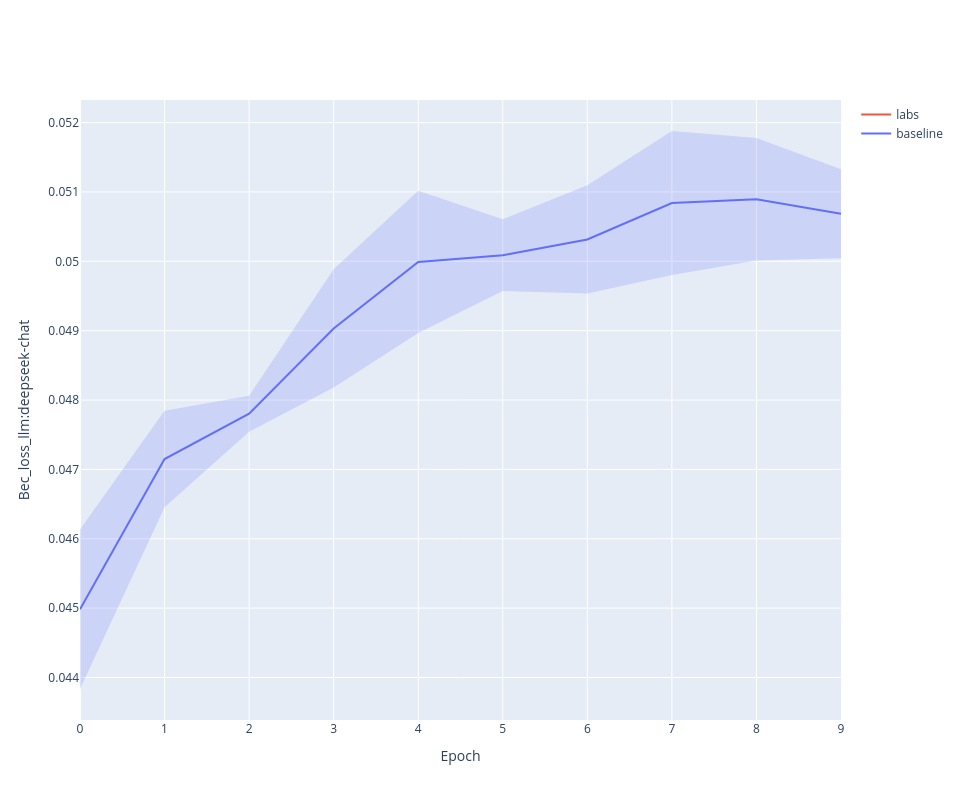

The notebook cell this image was saved under:
### Code cell
fig = line_plot(aggregated_history, 'bec_loss_llm:deepseek-chat')

### Figure 1 — Plotly figure (JSON) as saved in the notebook; plotly's stock layout.template omitted (floating-point values rounded to 4 significant figures)
{"data": [{"line": {"color": "#636EFA"}, "mode": "lines", "name": "baseline", "type": "scatter", "x": [0, 1, 2, 3, 4, 5, 6, 7, 8, 9], "y": [0.04498, 0.04715, 0.0478, 0.04903, 0.04999, 0.05009, 0.05032, 0.05084, 0.05089, 0.05069]}, {"line": {"width": 0}, "marker": {"color": "#444"}, "mode": "lines", "showlegend": false, "type": "scatter", "x": [0, 1, 2, 3, 4, 5, 6, 7, 8, 9], "y": [0.04613, 0.04785, 0.04806, 0.04989, 0.05102, 0.05061, 0.0511, 0.05188, 0.05178, 0.05133]}, {"fill": "tonexty", "fillcolor": "rgba(99, 110, 250,0.2)", "line": {"width": 0}, "marker": {"color": "#444"}, "mode": "lines", "showlegend": false, "type": "scatter", "x": [0, 1, 2, 3, 4, 5, 6, 7, 8, 9], "y": [0.04383, 0.04645, 0.04754, 0.04818, 0.04897, 0.04957, 0.04954, 0.0498, 0.05001, 0.05005]}, {"line": {"color": "#EF553B"}, "mode": "lines", "name": "labs", "type": "scatter", "x": [0, 1, 2, 3, 4, 5, 6, 7, 8, 9], "y": [NaN, NaN, NaN, NaN, NaN, NaN, NaN, NaN, NaN, NaN]}, {"line": {"width": 0}, "marker": {"color": "#444"}, "mode": "lines", "showlegend": false, "type": "scatter", "x": [0, 1, 2, 3, 4, 5, 6, 7, 8, 9], "y": [NaN, NaN, NaN, NaN, NaN, NaN, NaN, NaN, NaN, NaN]}, {"fill": "tonexty", "fillcolor": "rgba(239, 85, 59,0.2)", "line": {"width": 0}, "marker": {"color": "#444"}, "mode": "lines", "showlegend": false, "type": "scatter", "x": [0, 1, 2, 3, 4, 5, 6, 7, 8, 9], "y": [NaN, NaN, NaN, NaN, NaN, NaN, NaN, NaN, NaN, NaN]}], "layout": {"height": 800, "width": 960, "xaxis": {"title": {"text": "Epoch"}}, "yaxis": {"title": {"text": "Bec_loss_llm:deepseek-chat"}}}}
